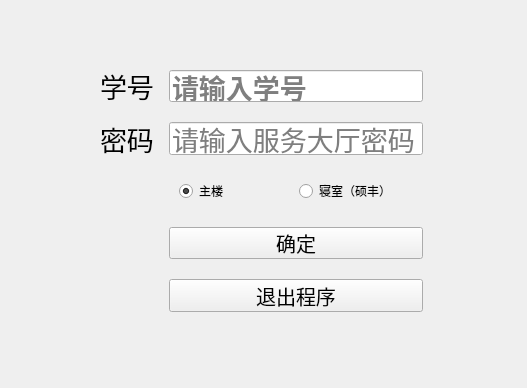
<?xml version="1.0" encoding="UTF-8"?>
<ui version="4.0">
 <class>mainWindow</class>
 <widget class="QMainWindow" name="mainWindow">
  <property name="geometry">
   <rect>
    <x>0</x>
    <y>0</y>
    <width>527</width>
    <height>388</height>
   </rect>
  </property>
  <property name="windowTitle">
   <string>电子科技大学自动登录</string>
  </property>
  <widget class="QWidget" name="centralwidget">
   <widget class="QWidget" name="formLayoutWidget">
    <property name="geometry">
     <rect>
      <x>80</x>
      <y>40</y>
      <width>363</width>
      <height>302</height>
     </rect>
    </property>
    <layout class="QFormLayout" name="container">
     <property name="horizontalSpacing">
      <number>15</number>
     </property>
     <property name="verticalSpacing">
      <number>20</number>
     </property>
     <property name="leftMargin">
      <number>20</number>
     </property>
     <property name="topMargin">
      <number>30</number>
     </property>
     <property name="rightMargin">
      <number>20</number>
     </property>
     <property name="bottomMargin">
      <number>30</number>
     </property>
     <item row="0" column="0">
      <widget class="QLabel" name="username_label">
       <property name="font">
        <font>
         <family>黑体</family>
         <pointsize>20</pointsize>
        </font>
       </property>
       <property name="text">
        <string>学号</string>
       </property>
      </widget>
     </item>
     <item row="0" column="1">
      <widget class="QLineEdit" name="username">
       <property name="font">
        <font>
         <family>Times New Roman</family>
         <pointsize>20</pointsize>
         <weight>75</weight>
         <bold>true</bold>
        </font>
       </property>
       <property name="toolTip">
        <string>你的学号</string>
       </property>
       <property name="maxLength">
        <number>12</number>
       </property>
       <property name="placeholderText">
        <string>请输入学号</string>
       </property>
      </widget>
     </item>
     <item row="1" column="0">
      <widget class="QLabel" name="passwd_label">
       <property name="font">
        <font>
         <family>黑体</family>
         <pointsize>20</pointsize>
        </font>
       </property>
       <property name="text">
        <string>密码</string>
       </property>
      </widget>
     </item>
     <item row="1" column="1">
      <widget class="QLineEdit" name="password">
       <property name="font">
        <font>
         <family>Times New Roman</family>
         <pointsize>20</pointsize>
        </font>
       </property>
       <property name="toolTip">
        <string>服务大厅的密码</string>
       </property>
       <property name="maxLength">
        <number>100</number>
       </property>
       <property name="echoMode">
        <enum>QLineEdit::Password</enum>
       </property>
       <property name="placeholderText">
        <string>请输入服务大厅密码</string>
       </property>
      </widget>
     </item>
     <item row="3" column="1">
      <widget class="QPushButton" name="ok">
       <property name="font">
        <font>
         <family>Arial</family>
         <pointsize>15</pointsize>
        </font>
       </property>
       <property name="text">
        <string>确定</string>
       </property>
      </widget>
     </item>
     <item row="2" column="1">
      <layout class="QHBoxLayout" name="positionContainer">
       <property name="spacing">
        <number>5</number>
       </property>
       <property name="leftMargin">
        <number>10</number>
       </property>
       <property name="topMargin">
        <number>5</number>
       </property>
       <property name="rightMargin">
        <number>10</number>
       </property>
       <property name="bottomMargin">
        <number>5</number>
       </property>
       <item>
        <widget class="QRadioButton" name="mainbuilding">
         <property name="text">
          <string>主楼</string>
         </property>
         <property name="checked">
          <bool>true</bool>
         </property>
        </widget>
       </item>
       <item>
        <widget class="QRadioButton" name="dorm">
         <property name="text">
          <string>寝室（硕丰）</string>
         </property>
        </widget>
       </item>
      </layout>
     </item>
     <item row="4" column="1">
      <widget class="QPushButton" name="exit">
       <property name="font">
        <font>
         <family>Arial</family>
         <pointsize>15</pointsize>
        </font>
       </property>
       <property name="text">
        <string>退出程序</string>
       </property>
      </widget>
     </item>
    </layout>
   </widget>
  </widget>
 </widget>
 <resources/>
 <connections/>
</ui>
